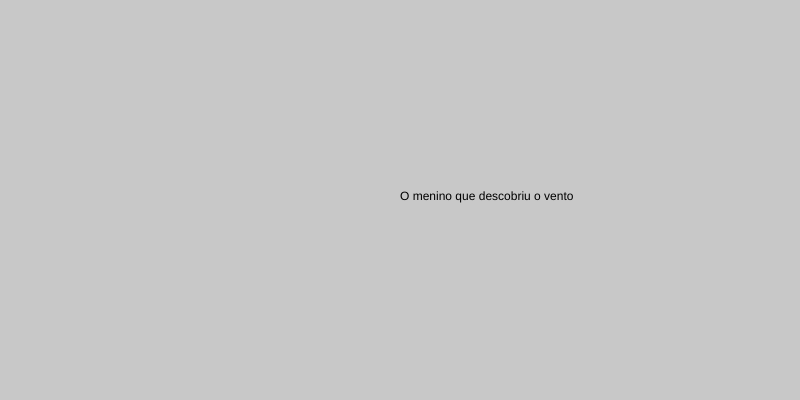
Frame 1 (no input)
Frame 60 (no input): identical to frame 1, image omitted
Frame 120 (the mouse pressed at the canvas centre since frame 60): identical to frame 1, image omitted

The p5.js sketch that drew this single still picture (run headless with seeded random() and noise() and a simulated clock; from frame 60 on, the mouse is pressed at the canvas centre):

// p5.js sketch
// ── sketch.js
// fantasia, aventura, drama

// a viagem de chihiro, LIVRE, fantasia, aventura
// paddington, LIVRE, fantasia, aventura
// as aventuras de pi, 10, drama, fantasia, aventura
// depois da chuva, 10, drama
// guardiões da galáxia, 12, fantasia, aventura
// ladrões de bicicleta, 12, drama
// o menino que descobriu o vento, 14, drama
function setup() {
  createCanvas(800, 400);
}

function draw() {
  background(200);
}
function draw() {
    background(220);
    let recomendacao = "A viagem de Chihiro";
    text(recomendacao, width/2, height/2);
}let campoIdade;

function setup() {
  createCanvas(800, 400);
  campoIdade = createInput("15");
}

function draw() {
  background(200);
  let idade = 15; // exemplo de idade
  let recomendacao = geraRecomendacao(idade);
  text(recomendacao, width / 2, height / 2);
}

function geraRecomendacao(idade) {
  if (idade >= 10) {
    if (idade >= 14) {
      return "O menino que descobriu o vento";
    } else {
      return "As aventuras de Pi";
    }
  } else {
    return "A viagem de Chihiro";
  }
}
